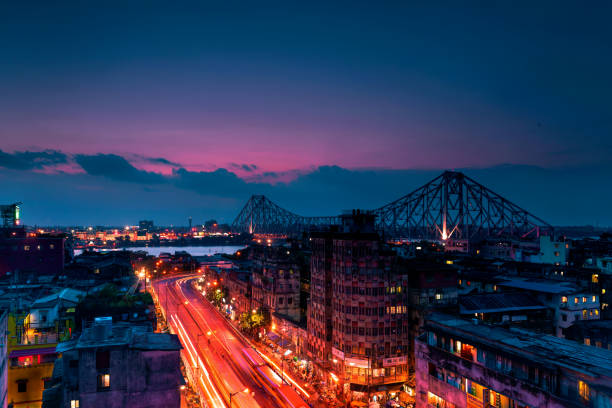
#> input picture Demo.jpg, 612 x 408 px
$ python Median_Filter_Smoothing.py
#> lines starting #> are read from the running program, lines starting #| are printed output that depends on the picture
import cv2
import numpy as np
import matplotlib.pyplot as plt

img=cv2.imread('Demo.jpg',0)
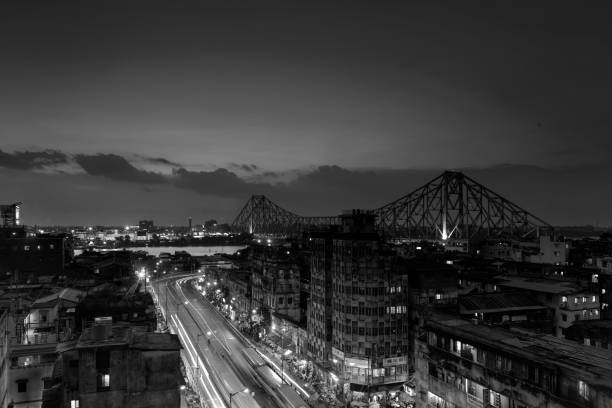
#> img: shape (408, 612); min 0, max 255, mean 56.1
img2=img.copy()
height,width=img.shape[:2]
#> height = 408; width = 612

paddedImg=np.zeros([height+2,width+2],int)

for i in range(1,height-1):
    for j in range(1,width-1):
        paddedImg[i][j]=img[i-1][j-1]
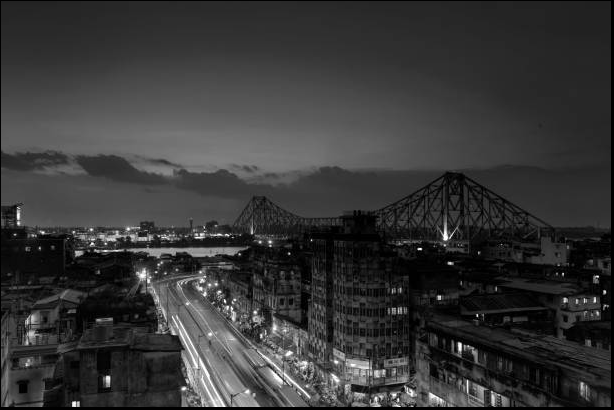
#> paddedImg: shape (410, 614) int64; min 0, max 255, mean 55.1

kernel=np.ones([3,3],int)

for i in range(1,height-1):
    for j in range(1,width-1):
        for k in range(3):
            for l in range(3):
                kernel[k][l]=paddedImg[i+k-1][j+l-1]
        img2[i-1][j-1]=np.median(kernel)
#> after the loop, kernel = [[67, 61, 0], [70, 61, 0], [0, 0, 0]]

imgs=np.hstack((img,img2))
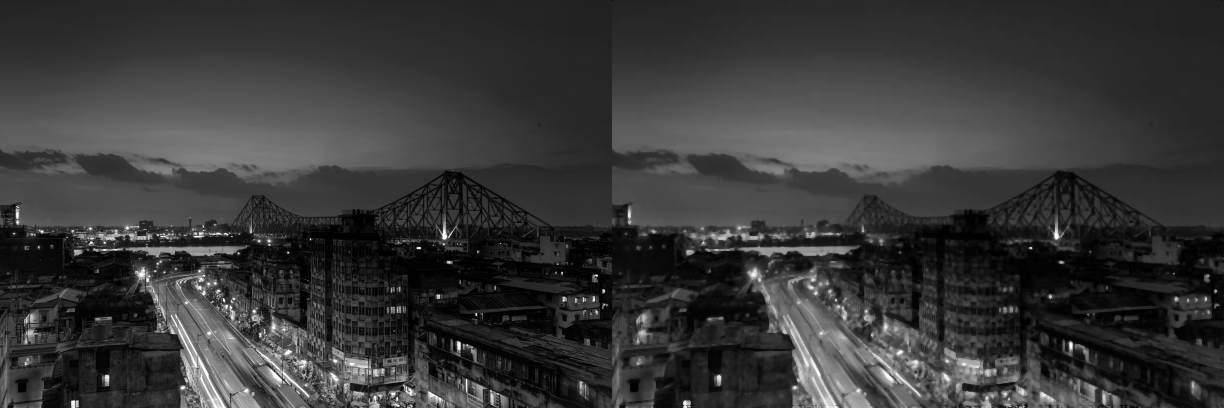
#> imgs: shape (408, 1224); min 0, max 255, mean 55.9

cv2.imshow('Filter',imgs)
cv2.waitKey(0)
